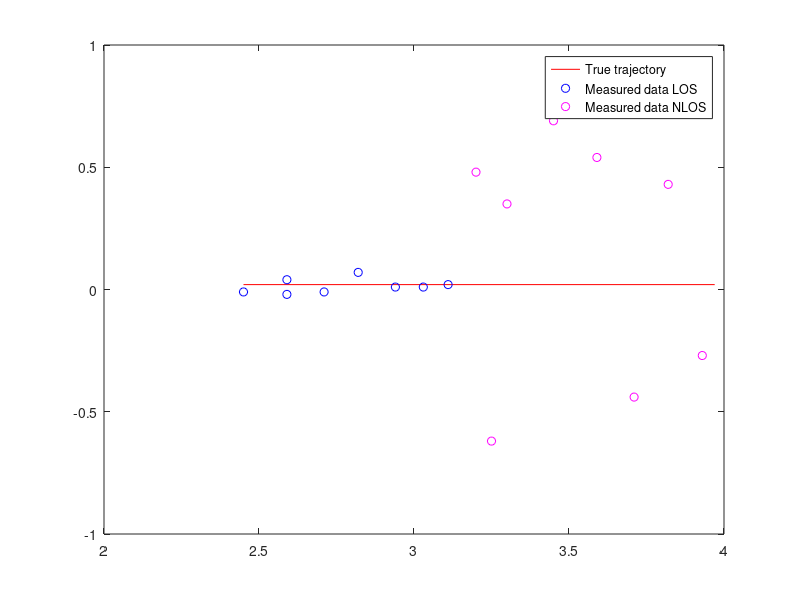
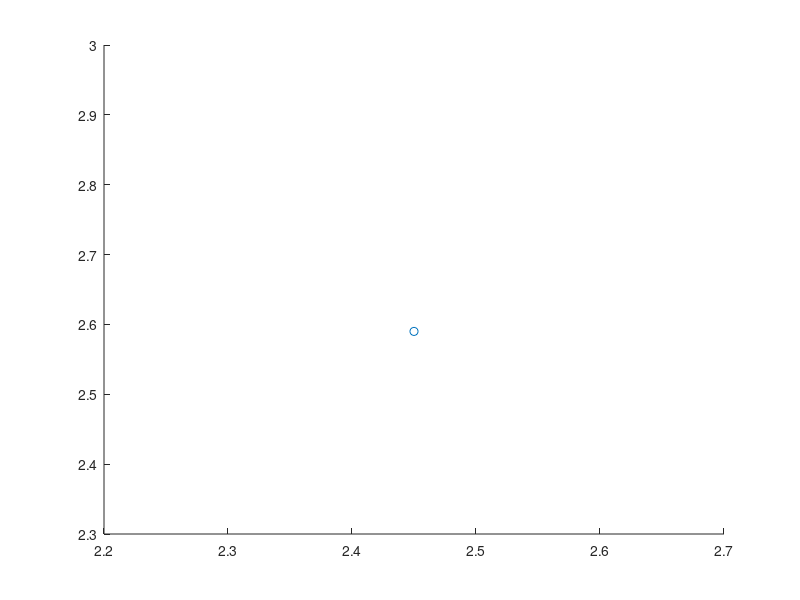

Here is the MATLAB script that generated these plots, in order: (Note: this script raises an error after producing the figures.)
clear all

%% %%%%%%%%%%%%%%%%%%%%%%%%%%%%%%%%%%%%%%%%%%%%%%%%%%%%%%%%%%%%%%%%%%%%%
%Difference between LOS and NLOS
%test 4 LOS with some NLOS data
%test 6 NLOS data (3 people blocking three anchors)
%test 3 LOS data

%fileID= fopen('test5.txt','r');
%formatSpec = '%*s %f %*s %f %*s %f %*s';
%A=fscanf(fileID,formatSpec);
xx=[2.45,3.97];
yy=[0.02,0.02];
plot(xx,yy,'r')
%x=A(1:3:length(A));
%y=A(2:3:length(A));
%a=mean(x);
%b=mean(y);
%aLOS=2.2528;
%bLOS=3.0483;
xx(8)= 3.82
yy(8)= 0.43
xx(7)= 3.71
yy(7)= -0.44
xx(1)= 3.59
yy(1)= 0.54
xx(2)= 3.45
yy(2)= 0.69
xx(3)= 3.20
yy(3)= 0.48
xx(4)= 3.25
yy(4)= -0.62
x(1)=2.45
y(1)=-0.01
x(2)=2.59
y(2)=0.04
x(3)= 3.11
y(3)= 0.02
x(4)= 3.03
y(4)= 0.01
xx(5)= 3.3
yy(5)= 0.35
x(5)= 2.59
y(5)= -0.02
x(6)= 2.94
y(6)= 0.01
x(7)= 2.82
y(7)= 0.07
x(8)= 2.71
y(8)= -0.01
xx(6)= 3.93
yy(6)= -0.27
% x(10)= 4.07
% y(10)= -0.3
% x(11)= 4.19
% y(11)= -0.19
%sigmaa = 0.00055336;
%sigmab = 0.0002645;


hold on
scatter(x,y,'b')
scatter(xx,yy,'m')
legend('True trajectory','Measured data LOS','Measured data NLOS')
%scatter(mvnrnd(a,sigmaa,200),mvnrnd(b,sigmab,200),'g')
%scatter(aLOS,bLOS,'y','filled')
%scatter(a,b,'r','filled')

hold off

%% %%%%%%%%%%%%%%%%%%%%%%%%%%%%%%%%%%%%%%%%%%%%%%%%%%%%%%%%%%%%%%%%%%%%%%%%%
%fir the data into a gaussian mixture

X = [x  y];
figure
scatter(X(:,1),X(:,2))
hold on
scatter(a,b,'r','filled')

options = statset('Display','final');
gm = fitgmdist(X,2,'Options',options);
gmPDF = @(x,y)pdf(gm,[x y]);

hold on
h = ezcontour(gmPDF,[2.1 2.4],[3 3.1]);
title('Scatter Plot and PDF Contour')
hold off



%% %%%%%%%%%%%%%%%%%%%%%%%%%%%%%%%%%%%%%%%%%%%%%%%%%%%%%%%%%%%%%%%%%%%%%%%%
% %fit normal distribution to data

pd = fitdist(x,'Normal')

x_values = 0:0.01:5;
f = pdf(pd,x_values);
figure
plot(x_values,f,'LineWidth',2)

pd = fitdist(y,'Normal')

x_values = -1:0.001:1;
f = pdf(pd,x_values);
figure
plot(x_values,f,'LineWidth',2)

%% %%%%%%%%%%%%%%%%%%%%%%%%%%%%%%%%%%%%%%%%%%%%%%%%%%%%%%%%%%%%%%%%%%%%%%%
% for i=1:1:20%floor(length(xcor)/Nb)
% %     m(i) = mean(xcor((i-1)*Nb+1:i*Nb));
% %     n(i) = mean(ycor((i-1)*Nb+1:i*Nb));
%     m(i)=mvnrnd(X_real(i),0.08,1);
%     n(i)=mvnrnd(Y_real(i),0.08,1);
%     z(1,i)=m(i);
%     z(2,i)=n(i);
%     x_est(1,1)=m(1);
%     x_est(2,1)=n(1);
%     x_est(3,1)=0.0;
%     x_est(4,1)=0.0;
%     x_fin(1)=m(1);
%     y_fin(1)=n(1);
%     formatSpec = 'x: %1.11f \ny: %1.11f \nz: 0.20000000298 \n---\n';
%     fprintf(formatSpec,m(i),n(i))
% end-
% for i=20:1:70%floor(length(xcor)/Nb)
% %     m(i) = mean(xcor((i-1)*Nb+1:i*Nb));
% %     n(i) = mean(ycor((i-1)*Nb+1:i*Nb));
%     m(i)=mvnrnd(X_real(i),0.08,1);
%     n(i)=mvnrnd(Y_real(i),0.08,1);
%     z(1,i)=m(i);
%     z(2,i)=n(i);
%     x_est(1,1)=m(1);
%     x_est(2,1)=n(1);
%     x_est(3,1)=0.0;
%     x_est(4,1)=0.0;
%     x_fin(1)=m(1);
%     y_fin(1)=n(1);
%     formatSpec = 'x: %1.11f \ny: %1.11f \nz: 0.20000000298 \n---\n';
%     fprintf(formatSpec,m(i),n(i))
% end
% for i=70:1:80%floor(length(xcor)/Nb)
% %     m(i) = mean(xcor((i-1)*Nb+1:i*Nb));
% %     n(i) = mean(ycor((i-1)*Nb+1:i*Nb));
%     m(i)=mvnrnd(X_real(i),0.08,1);
%     n(i)=mvnrnd(Y_real(i),0.08,1);
%     z(1,i)=m(i);
%     z(2,i)=n(i);
%     x_est(1,1)=m(1);
%     x_est(2,1)=n(1);
%     x_est(3,1)=0.0;
%     x_est(4,1)=0.0;
%     x_fin(1)=m(1);
%     y_fin(1)=n(1);
%     formatSpec = 'x: %1.11f \ny: %1.11f \nz: 0.20000000298 \n---\n';
%     fprintf(formatSpec,m(i),n(i))
% end
%%
clear all

sigmaa = 0.00055336;
sigmab = 0.0002645;

fileID2= fopen('test5.txt','r');
formatSpec = '%*s %f %*s %f %*s %f %*s';
B=fscanf(fileID2,formatSpec);

x=B(1:3:length(B));
y=B(2:3:length(B));
figure
hold on
x_N=0.00;
%x_P = ones(26,20);
%y_P = ones(26,20);

for i=1:1:26
    m(i)= mean(x((i-1)*12+1:i*12));
    n(i) = mean(y((i-1)*12+1:i*12));
    %x_P(i) = m(i) +  sqrt(x_N)*randn;
    %y_P(i) = n(i) + sqrt(x_N)*randn;
    
    
    scatter(mvnrnd(m(i),sigmaa,20),mvnrnd(n(i),sigmab,20),'g')
    scatter(m(i),n(i),'r','filled')
end

%figure
%scatter(x,y,'b')
%hold on
%scatter(m,n,'r','filled')

%% %%%%%%%%%%%%%%%%%%%%%%%%%%%%%%%%%%%%%%%%%%%%%%%%%%%%%%%%%%%%%%%%%%%%%%
%Particle Filter
clear all

sigmaa = 0.0015;
sigmab = 0.013;

fileID2= fopen('test5.txt','r');
formatSpec = '%*s %f %*s %f %*s %f %*s';
B=fscanf(fileID2,formatSpec);
xcor=B(1:3:length(B));
y=B(2:3:length(B));

Nb_particles=300;
x_N=0.0; %covariance matrix

%define the vector of particles
Weight=1/Nb_particles*ones(Nb_particles,1);
Final_Weight= 1/Nb_particles*ones(Nb_particles,1);
Nb=1;

for i=1:1:floor(length(xcor)/Nb)
    m(i) = xcor(i); %mean(xcor((i-1)*Nb+1:i*Nb));
    n(i) = y(i);%2*mean(y((i-1)*Nb+1:i*Nb));
end


%m(1)=3.78;
%n(1)=0;
x_est(1)=m(1);
y_est(1)=n(1);

%x_P= mvnrnd(m(1),sigmaa,Nb_particles);
%y_P= mvnrnd(n(1),sigmab,Nb_particles);

for i=1:1:floor(length(xcor)/Nb)-1
     
        X_1=[x_est(i) ; y_est(i)];
        X_2=[m(i) ; n(i)];
        
    if( my_distance(X_1, X_2, 'L2') < 0.1)
        est(i)=1;
    else
        est(i)=0;
    end
    
    x_P= mvnrnd(x_est(i),sigmaa,Nb_particles);
    y_P= mvnrnd(y_est(i),sigmab,Nb_particles);
    
%      figure
%      hold on
%      scatter(x_P,y_P,'b','filled')
%      scatter(x_est(i),y_est(i),'r','filled')
%      scatter(m,n,'y','filled')
%      hold off
    
    %We get the new estimation
    for j=1:1:Nb_particles
        %x_P(j) = x_P(j) + sqrt(x_N)*randn;
        %y_P(j) = y_P(j) + sqrt(x_N)*randn;
        %%Weight(j) = exp(-(x_P(j)-m(i+1))^2/(2*sigmaa) - (y_P(j)-n(i+1))^2/(2*sigmab));
        dist(j)=(x_P(j)-m(i+1))^2 + (y_P(j)-n(i+1))^2;
    end
    
    [~,index]=min(dist);
    
    %%if(sum(Weight)>0)
        %%Final_Weight=Weight/sum(Weight);
            %x_est(i+1)=x_P'*Final_Weight;
            %y_est(i+1)=y_P'*Final_Weight;
            %else
        
            %x_est(i+1)=2*x_est(i)-x_est(i-1);
            %y_est(i+1)=2*y_est(i)-y_est(i-1);
    %%end
    
    %%x_est(i+1)=x_P'*Final_Weight;
    %%y_est(i+1)=y_P'*Final_Weight;


                        x_est(i+1)= x_P(index);
                        y_est(i+1)= y_P(index);
%      figure
      hold on
      %scatter(x_P,y_P,'g')
      scatter(x_est(i+1),y_est(i+1),'r','filled')
      scatter(m(i+1),n(i+1),'y','filled')
      pause;
%      hold off
end
% figure
% hold on
% scatter(m,n,'b')
% scatter(x_est,y_est,'r','filled')
% %scatter(2,2)
% hold off

%% %%%%%%%%%%%%%%%%%%%%%%%%%%%%%%%%%%%%%%%%%%%%%%%%%%%%%%%%%%%%%%%%%%%%%%%
%Kalmann filter
clear all
close all

fileID2= fopen('humana2.txt','r');
formatSpec = '%*s %f %*s %f %*s %f %*s';
B=fscanf(fileID2,formatSpec);
xcor=B(1:3:length(B));
ycor=B(2:3:length(B));

%Define variables.
dt=0.2;
Nb_particles=400;
HexAccel_noise_mag=0.2;
% Ex=[dt^4/4 0 dt^3/2 0;...
%     0 dt^4/4 0 dt^3/2; ...
%     dt^3/2 0 dt^2 0; ...
%     0 dt^3/2 0 dt^2].*HexAccel_noise_mag^2;
Ex=[dt^4/4 0 dt^2/2 0;...
    0 dt^4/4 0 dt^2/2; ...
    dt^2/2 0 1 0; ...
    0 dt^2/2 0 1].*HexAccel_noise_mag^2;
P=Ex;

% x_est=[x,y,Vx,Vy]'
x_est = zeros(4, 1);
p_est = P;

j=1;
k=1;
l=1;
ii=1;
Nb=1;
bool0=1;
bool=0;
bool1=0;
bool2=0;
bool3=0;
Weight_par0=0;
Weight_par=0;
Weight_par1=0;
Weight_par2=0;
Weight_par3=0;
err0(1)=0;
err1(1)=0;
err2(1)=0;
err3(1)=0;
err4(1)=0;
err_raw(1)=0;

for i=1:1:floor(length(xcor)/Nb)
    m(i) = mean(xcor((i-1)*Nb+1:i*Nb));
    n(i) = mean(ycor((i-1)*Nb+1:i*Nb));
    z(1,i)=m(i);
    z(2,i)=n(i);
    x_est(1,1)=m(1);
    x_est(2,1)=n(1);
    x_est(3,1)=0.0;
    x_est(4,1)=0.0;
    x_fin(1)=m(1);
    y_fin(1)=n(1);
end

x_P= mvnrnd(x_fin,1,Nb_particles);
y_P= mvnrnd(y_fin,1,Nb_particles);

x_P1= mvnrnd(x_fin,1,Nb_particles);
y_P1= mvnrnd(y_fin,1,Nb_particles);

x_P2= mvnrnd(x_fin,1,Nb_particles);
y_P2= mvnrnd(y_fin,1,Nb_particles);

x_P3= mvnrnd(x_fin,1,Nb_particles);
y_P3= mvnrnd(y_fin,1,Nb_particles);

x_P4= mvnrnd(x_fin,1,Nb_particles);
y_P4= mvnrnd(y_fin,1,Nb_particles);
%test 9
% xval = 2.15;
% ymin = 1;
% ymax = 5.7;

% test human
xval = 1.95;
ymin = 1.2;
ymax = 4.5;

%test 23
% xval = 2.2;
% ymin = 1.1;
% ymax = 5.5;

%test 30
% xval = 2.25;
% ymin = 1.2;
% ymax = 4.6;

%test 22
% xval = 2.15;
% ymin = 0.6;
% ymax = 5.3;


hold on

%plot the real trajectory
xx=[xval,xval];
yy=[ymin,ymax];
%plot(xx,yy)

y_real=linspace(ymin,ymax,floor(length(xcor)/Nb));

%plot the four anchors
scatter(0,0,'s','filled')
scatter(3.75,0.05,'s','filled')
scatter(3.93,5.81,'s','filled')
scatter(0.05,5.76,'s','filled')

%plot the four people
rectangle('Position',[1.25 4.5 0.4 0.25])
rectangle('Position',[2.6 4.5 0.4 0.25])
rectangle('Position',[1.25 1 0.4 0.25])
rectangle('Position',[2.6 1 0.4 0.25])

for i=1:1:floor(length(xcor)/Nb)-1
    %kalman filter
    [x_est(:,i+1),p_est] = kalm(m(i),n(i),x_est(:,i),p_est);
    
    %real points
    X_real=[xval;y_real(i+1)];
    err_raw(i+1)=my_distance(X_real,z(:,i+1),'L2');

    %Particle filter
    if(bool0==1)
        [x_fin(i+1),y_fin(i+1),x_P,y_P] = particle_fil(x_fin(i),y_fin(i),x_est(:,i+1)...
            ,Nb_particles,m(i+1),n(i+1),x_P,y_P);

        X_F=[x_fin(i+1);y_fin(i+1)];
        
        if(my_distance(X_F,z(:,i+1),'L2')>0.9)
            Weight_par0=Weight_par0+1;
        end
        if(Weight_par0>10)
            bool0=0;
        end
        
        err0(i+1)=my_distance(X_real,X_F,'L2');
    end
    
    %Creates several particle filter
    if( i>=2 && my_distance(z(:,i-1),z(:,i),'L2')>0.25  && i<6)
        if (i==2)
            bool=1;
            x_fin1(1)=m(i);
            y_fin1(1)=n(i);
        end
        if (i==3)
            bool1=1;
            for j=1:1:i-1
                if(my_distance(z(:,j),z(:,i),'L2')<0.25)
                    bool1=0;
                    break;
                end
            end
            if(bool1==1)
                x_fin2(1)=m(i);
                y_fin2(1)=n(i);
            end
        end
        if (i==4)
            bool2=1;
            for j=1:1:i-1
                if(my_distance(z(:,j),z(:,i),'L2')<0.25)
                    bool2=0;
                    break;
                end
            end
            if(bool2==1)
                x_fin3(1)=m(i);
                y_fin3(1)=n(i);
            end
        end
        if (i==5)
            bool3=1;
            for j=1:1:i-1
                if(my_distance(z(:,j),z(:,i),'L2')<0.25)
                    bool3=0;
                    break;
                end
            end
            if(bool3==1)
                x_fin4(1)=m(i);
                y_fin4(1)=n(i);
            end
            
        end
        
    end
    
    
    if(bool==1)
        [x_fin1(j+1),y_fin1(j+1)] = particle_fil(x_fin1(j),y_fin1(j)...
            ,x_est(:,i+1),Nb_particles,m(i+1),n(i+1),x_P1,y_P1);
        X_F1=[x_fin1(j+1) y_fin1(j+1)];
        if(my_distance(X_F1,z(:,i+1),'L2')>0.7)
            Weight_par=Weight_par+1;
        end
        if(Weight_par>10)
            bool=0;
        end
                
        err1(j+1)=  my_distance(X_real,X_F1,'L2');
        j=j+1;
    end
    
    if(bool1==1)
        [x_fin2(k+1),y_fin2(k+1)] = particle_fil(x_fin2(k),y_fin2(k)...
            ,x_est(:,i+1),Nb_particles,m(i+1),n(i+1),x_P2,y_P2);
        X_F2=[x_fin2(k);y_fin2(k)];
        
        if(my_distance(X_F2,z(:,i),'L2')>0.7)
            Weight_par1=Weight_par1+1;
        end
        
        if(Weight_par1>10)
            bool1=0;
        end
        
        err2(k+1)=  my_distance(X_real,X_F2,'L2');
        
        k=k+1;
    end
    
    if(bool2==1)
        [x_fin3(l+1),y_fin3(l+1)] = particle_fil(x_fin3(l),y_fin3(l)...
            ,x_est(:,i+1),Nb_particles,m(i+1),n(i+1),x_P3,y_P3);
        X_F3=[x_fin3(l+1);y_fin3(l+1)];
        
        if(my_distance(X_F3,z(:,i+1),'L2')>0.7)
            Weight_par2=Weight_par2+1;
        end
        
        if(Weight_par2>10)
            bool2=0;
        end
        
        err3(l+1)=  my_distance(X_real,X_F3,'L2');
        l=l+1;

    end
    
    if(bool3==1)
        [x_fin4(ii+1),y_fin4(ii+1)] = particle_fil(x_fin4(ii),y_fin4(ii)...
            ,x_est(:,i+1),Nb_particles,m(i+1),n(i+1),x_P4,y_P4);
        X_F4=[x_fin4(ii+1);y_fin4(ii+1)];
        
        if(my_distance(X_F4,z(:,i+1),'L2')>0.7)
            Weight_par3=Weight_par3+1;
        end
        
        if(Weight_par3>10)
            bool3=0;
        end
        
        
        err4(ii+1)=  my_distance(X_real,X_F4,'L2');
        ii=ii+1;
    end
    
    
    scatter(xval,y_real(i),'g','filled')
    %scatter(x_est(1,i),x_est(2,i),'r','filled')
    scatter(m(i),n(i),'y','filled')
    
    
    if(bool0==1)
        scatter(x_fin(i),y_fin(i),'b','filled')
    end
    if(bool==1)
        %scatter(x_fin1(j-1),y_fin1(j-1),'g','filled')
    end
    if(bool1==1)
        %scatter(x_fin2(k-1),y_fin2(k-1),'c','filled')
    end
    if(bool2==1)
        %scatter(x_fin3(l-1),y_fin3(l-1),'k','filled')
    end
    if(bool3==1)
        %scatter(x_fin4(ii-1),y_fin4(ii-1),'m','filled')
    end
    pause;
    %legend('True trajectory','Measured data','particle filter 1','particle filter 2');

end



%% %%%%%%%%%%%%%%%%%%%%%%%%%%%%%%%%%%%%%%%%%%%%%%%%%%%%%%%%%%%%%%%%%%%%%%%

clear all
close all



fileID2= fopen('test10.txt','r');
formatSpec = '%*s %f %*s %f %*s %f %*s';
B=fscanf(fileID2,formatSpec);
xcor=B(1:3:length(B));
ycor=B(2:3:length(B));
xcor=mean(xcor);
ycor=mean(ycor);

fileID2= fopen('test11.txt','r');
formatSpec = '%*s %f %*s %f %*s %f %*s';
B=fscanf(fileID2,formatSpec);
xcor1=B(1:3:length(B));
ycor1=B(2:3:length(B));
xcor1=mean(xcor1);
ycor1=mean(ycor1);
xcor = [xcor;xcor1];
ycor = [ycor;ycor1];

fileID2= fopen('test12.txt','r');
formatSpec = '%*s %f %*s %f %*s %f %*s';
B=fscanf(fileID2,formatSpec);
xcor1=B(1:3:length(B));
ycor1=B(2:3:length(B));
xcor1=mean(xcor1);
ycor1=mean(ycor1);
xcor = [xcor;xcor1];
ycor = [ycor;ycor1];

fileID2= fopen('test13.txt','r');
formatSpec = '%*s %f %*s %f %*s %f %*s';
B=fscanf(fileID2,formatSpec);
xcor1=B(1:3:length(B));
ycor1=B(2:3:length(B));
xcor1=mean(xcor1);
ycor1=mean(ycor1);
xcor = [xcor;xcor1];
ycor = [ycor;ycor1];

fileID2= fopen('test14.txt','r');
formatSpec = '%*s %f %*s %f %*s %f %*s';
B=fscanf(fileID2,formatSpec);
xcor1=B(1:3:length(B));
ycor1=B(2:3:length(B));
xcor1=mean(xcor1);
ycor1=mean(ycor1);
xcor = [xcor;xcor1];
ycor = [ycor;ycor1];

fileID2= fopen('test15.txt','r');
formatSpec = '%*s %f %*s %f %*s %f %*s';
B=fscanf(fileID2,formatSpec);
xcor1=B(1:3:length(B));
ycor1=B(2:3:length(B));
xcor1=mean(xcor1);
ycor1=mean(ycor1);
xcor = [xcor;xcor1];
ycor = [ycor;ycor1];

fileID2= fopen('test16.txt','r');
formatSpec = '%*s %f %*s %f %*s %f %*s';
B=fscanf(fileID2,formatSpec);
xcor1=B(1:3:length(B));
ycor1=B(2:3:length(B));
xcor1=mean(xcor1);
ycor1=mean(ycor1);
xcor = [xcor;xcor1];
ycor = [ycor;ycor1];

fileID2= fopen('test17.txt','r');
formatSpec = '%*s %f %*s %f %*s %f %*s';
B=fscanf(fileID2,formatSpec);
xcor1=B(1:3:length(B));
ycor1=B(2:3:length(B));
xcor1=mean(xcor1);
ycor1=mean(ycor1);
xcor = [xcor;xcor1];
ycor = [ycor;ycor1];

fileID2= fopen('test18.txt','r');
formatSpec = '%*s %f %*s %f %*s %f %*s';
B=fscanf(fileID2,formatSpec);
xcor1=B(1:3:length(B));
ycor1=B(2:3:length(B));
xcor1=mean(xcor1);
ycor1=mean(ycor1);
xcor = [xcor;xcor1];
ycor = [ycor;ycor1];

fileID2= fopen('test19.txt','r');
formatSpec = '%*s %f %*s %f %*s %f %*s';
B=fscanf(fileID2,formatSpec);
xcor1=B(1:3:length(B));
ycor1=B(2:3:length(B));
xcor1=mean(xcor1);
ycor1=mean(ycor1);
xcor = [xcor;xcor1];
ycor = [ycor;ycor1];

fileID2= fopen('test20.txt','r');
formatSpec = '%*s %f %*s %f %*s %f %*s';
B=fscanf(fileID2,formatSpec);
xcor1=B(1:3:length(B));
ycor1=B(2:3:length(B));
xcor1=mean(xcor1);
ycor1=mean(ycor1);
xcor = [xcor;xcor1];
ycor = [ycor;ycor1];

%Define variables.
dt=0.2;
HexAccel_noise_mag= 0.15;
Nb_particles=200;
u=0.00; %acceleration magnitude
% Initialize state transition matrix
A=[ 1 0 1 0;...     % [x  ]
    0 1 0 1;...     % [y]
    0 0 1 0;...     % [Vx  ]
    0 0 0 1 ];     % [Vy]
B=[(dt^2/2); (dt^2/2); dt; dt];
C=[1 0 0 0; 0 1 0 0];
Ez=[1 0; 0 1];
% Ex=[dt^4/4 0 dt^3/2 0;...
%     0 dt^4/4 0 dt^3/2; ...
%     dt^3/2 0 dt^2 0; ...
%     0 dt^3/2 0 dt^2].*HexAccel_noise_mag^2;
Ex=[dt^4/4 0 dt^2/2 0;...
    0 dt^4/4 0 dt^2/2; ...
    dt^2/2 0 1 0; ...
    0 dt^2/2 0 1].*HexAccel_noise_mag^2;
P=Ex;


    x_est = zeros(4, 1);             % x_est=[x,y,Vx,Vy]'
    p_est = P;


Nb=1;

for i=1:1:floor(length(xcor)/Nb)
    m(i) = mean(xcor((i-1)*Nb+1:i*Nb));
    n(i) = mean(ycor((i-1)*Nb+1:i*Nb));
    z(1,i)=m(i);
    z(2,i)=n(i);
    x_est(1,1)=m(1);
    x_est(2,1)=n(1);
    x_est(3,1)=0.1;
    x_est(4,1)=0.1;
    x_fin(1)=m(1);
    y_fin=n(1);
end

%test 23
xval = 2.2;
ymin = 1.15;
ymax = 4.5;

hold on

%plot the real trajectory
xx=[xval,xval];
yy=[ymin,ymax];
plot(xx,yy)

%plot the four anchors
scatter(0,0,'s','filled')
scatter(3.75,0.05,'s','filled')
scatter(3.93,5.81,'s','filled')
scatter(0.05,5.76,'s','filled')

%plot the four people 
rectangle('Position',[1.25 4.5 0.4 0.25])
rectangle('Position',[2.6 4.5 0.4 0.25])
rectangle('Position',[1.25 1 0.4 0.25])
rectangle('Position',[2.6 1 0.4 0.25])


for i=1:1:floor(length(xcor)/Nb)-1
    % Predicted state and covariance
    x_prd(:,i) = A * x_est(:,i) + B*u;
    p_prd = A * p_est * A' + Ex;
    % Kalman gain
    K = p_prd*C'*inv(C*p_prd*C'+Ez);

    % Estimated state and covariance
    x_est(:,i+1) = x_prd(:,i) + K * (z(:,i+1) - C * x_prd(:,i));
    p_est = p_prd - K * C * p_prd;
    % Compute the estimated measurements
    y(:,i) = C * x_est(:,i);
    
    x_P= mvnrnd(x_fin(i),0.1*abs(x_est(3,i)),Nb_particles);
    y_P= mvnrnd(y_fin(i),0.1*abs(x_est(4,i)),Nb_particles);
    
%     x_P= mvnrnd(z(1,i),0.0017,Nb_particles);
%     y_P= mvnrnd(z(2,i),0.013,Nb_particles);
%     
        for j=1:1:Nb_particles

        %Weight(j) = exp(-(x_P(j)-y(1,i))^2/(2*0.0017^2) - (y_P(j)-y(2,i))^2/(2*0.013^2));
        dist(j)=(x_P(j)-m(i+1))^2 + (y_P(j)-n(i+1))^2;
        end
        
        [~,index]=min(dist);
        
        %if(sum(Weight)>0)
        %Final_Weight=Weight/sum(Weight);
        %end
        x_fin(i+1)= x_P(index);
        y_fin(i+1)= y_P(index);

      % scatter(x_fin,y_fin,'g','filled')
      %scatter(x_P,y_P,'g')
      scatter(y(1,i),y(2,i),'r','filled')
      scatter(m(i),n(i),'y','filled')
      scatter(x_fin(i),y_fin(i),'b','filled')
      %pause;
end

% figure
% hold on
% scatter(m,n,'b')
% scatter(y(1,:),y(2,:),'r','filled')
% scatter(x_fin,y_fin,'g','filled')
% hold off

%% %%%%%%%%%%%%%%%%%%%%%%%%%%%%%%%%%%%%%%%%%%%%%%%%%%%%%%%%%%%%%%%%%%
%Kalmann filter
clear all
close all

fileID2= fopen('human12.txt','r');
formatSpec = '%*s %f %*s %f %*s %f %*s';
B=fscanf(fileID2,formatSpec);
xcor=B(1:3:length(B));
ycor=B(2:3:length(B));

%Define variables.
dt=0.2;
Nb_particles=50;
HexAccel_noise_mag=0.15;
% Ex=[dt^4/4 0 dt^3/2 0;...
%     0 dt^4/4 0 dt^3/2; ...
%     dt^3/2 0 dt^2 0; ...
%     0 dt^3/2 0 dt^2].*HexAccel_noise_mag^2;
Ex=[dt^4/4 0 dt^2/2 0;...
    0 dt^4/4 0 dt^2/2; ...
    dt^2/2 0 1 0; ...
    0 dt^2/2 0 1].*HexAccel_noise_mag^2;
P=Ex;

% x_est=[x,y,Vx,Vy]'
x_est = zeros(4, 1);

for j=1:Nb_particles
    p_est(:,:,j) = P;
end
  
j=1;
speed = zeros(2,Nb_particles);
Nb=1;
bool0=1;

Weight_par0=0;

err0(1)=0;


for i=1:1:floor(length(xcor)/Nb)
    m(i) = mean(xcor((i-1)*Nb+1:i*Nb));
    n(i) = mean(ycor((i-1)*Nb+1:i*Nb));
    z(1,i)=m(i);
    z(2,i)=n(i);
    x_est(1,1)=m(1);
    x_est(2,1)=n(1);
    x_est(3,1)=0.0;
    x_est(4,1)=0.0;

end

x_P= mvnrnd(m(1),0.1,Nb_particles);
y_P= mvnrnd(n(1),0.1,Nb_particles);
x_fin(1)=mean(x_P);
y_fin(1)=mean(y_P);
%test 9
% xval = 2.15;
% ymin = 1;
% ymax = 5.7;

% test human
xval = 1.95;
ymin = 1.2;
ymax = 4.3;

%test 23
% xval = 2.2;
% ymin = 1.1;
% ymax = 5.5;

%test 30
% xval = 2.25;
% ymin = 1.2;
% ymax = 4.6;

%test 22
% xval = 2.15;
% ymin = 0.6;
% ymax = 5.3;


 figure
 hold on

%plot the real trajectory
xx=[xval,xval];
yy=[ymin,ymax];
%plot(xx,yy)

y_real=linspace(ymin,ymax,floor(length(xcor)/Nb));

%plot the four anchors
scatter(0,0,'s','filled')
scatter(3.75,0.05,'s','filled')
scatter(3.93,5.81,'s','filled')
scatter(0.05,5.76,'s','filled')

%plot the four people
rectangle('Position',[1.25 4.5 0.4 0.25])
rectangle('Position',[2.6 4.5 0.4 0.25])
rectangle('Position',[1.25 1 0.4 0.25])
rectangle('Position',[2.6 1 0.4 0.25])

for i=1:1:floor(length(xcor)/Nb)-1
    %kalman filter
    %[x_est(:,i+1),p_est] = kalm(m(i),n(i),x_est(:,i),p_est);
    
    %real points
    X_real=[xval;y_real(i+1)];
    err_raw(i+1)=my_distance(X_real,z(:,i+1),'L2');
    
    %Particle filter
    [x_fin(i+1),y_fin(i+1),x_P,y_P,p_est,speed] = particle_fil(x_fin(i),y_fin(i),p_est...
        ,Nb_particles,m(i+1),n(i+1),x_P,y_P,speed);
    
    X_F=[x_fin(i+1);y_fin(i+1)];
    
    err0(i+1)=my_distance(X_real,X_F,'L2');
    
    
    %scatter(xval,y_real(i),'g','filled')
    %scatter(x_est(1,i),x_est(2,i),'r','filled')
    scatter(m(i),n(i),'y','filled')
    scatter(x_fin(i),y_fin(i),'b','filled', 'handlevisibility', 'off')
    

    pause;
    %clf;
    %legend('True trajectory','Measured data','particle filter 1','particle filter 2');

end
%%

%Kalmann filter
clear all


fileID2= fopen('Alessio1.txt','r');
formatSpec = '%*s %f %*s %f %*s %f %*s';
B=fscanf(fileID2,formatSpec);
xcor=B(1:3:length(B));
ycor=B(2:3:length(B));

%Define variables.
dt=0.2;
Nb_particles=1500;
HexAccel_noise_mag=0.25;
Ex=[dt^4/4 0 dt^2/2 0;...
    0 dt^4/4 0 dt^2/2; ...
    dt^2/2 0 1 0; ...
    0 dt^2/2 0 1].*HexAccel_noise_mag^2;
P=Ex;

x_est = zeros(4, 1);
p_est = P;
err0(1)=0;
err1(1)=0;
figure
hold on
[X_real,Y_real]=draw_map();


for i=1:1:floor(length(xcor))
    m(i)=xcor(i);
    n(i)=ycor(i);
    z(1,i)=m(i);
    z(2,i)=n(i);
    x_est(1,1)=m(1);
    x_est(2,1)=n(1);
    x_est(3,1)=0.0;
    x_est(4,1)=0.0;
    x_fin(1)=m(1);
    y_fin(1)=n(1);
end

x_P= mvnrnd(x_fin,1,Nb_particles);
y_P= mvnrnd(y_fin,1,Nb_particles);


for i=1:1:79
    %kalman filter
    [x_est(:,i+1),p_est] = kalman(m(i+1),n(i+1),x_est(:,i),p_est);
    
    %real points
    X_=[X_real(i+1);Y_real(i+1)];
    err_raw(i+1)=my_distance(X_,z(:,i+1),'L2');
    err1(i+1)=my_distance(X_,[x_est(1,i+1);x_est(2,i+1)],'L2');
    
    %Particle filter
    [x_fin(i+1),y_fin(i+1),x_P,y_P] = particle_filter(x_fin(i),y_fin(i),x_est(:,i+1)...
        ,Nb_particles,m(i+1),n(i+1),x_P,y_P);
    
    X_F=[x_fin(i+1);y_fin(i+1)];
    
    err0(i+1)=my_distance(X_,X_F,'L2');
    
    
    scatter(X_real(i),Y_real(i),'g','filled', 'handlevisibility', 'on')
    %scatter(x_est(1,i),x_est(2,i),'r','filled')
    scatter(m(i),n(i),'y','filled', 'handlevisibility', 'on')
    scatter(x_fin(i),y_fin(i),'b','filled', 'handlevisibility', 'on')
    plot([x_fin(i) X_real(i)],[y_fin(i) Y_real(i)],'b','LineWidth',1,'handlevisibility','off')

    legend('Particles','real trajectory','measurement point','Bigest Cluster estimation');
    pause
    cla

end



%%
%Kalmann filter
clear all
figure

fileID2= fopen('humana8.txt','r');
formatSpec = '%*s %f %*s %f %*s %f %*s';
B=fscanf(fileID2,formatSpec);
xcor=B(1:3:length(B));
ycor=B(2:3:length(B));

%Define variables.
dt=0.2;
Nb_particles=150;
HexAccel_noise_mag=0.2;
% Ex=[dt^4/4 0 dt^3/2 0;...
%     0 dt^4/4 0 dt^3/2; ...
%     dt^3/2 0 dt^2 0; ...
%     0 dt^3/2 0 dt^2].*HexAccel_noise_mag^2;
Ex=[dt^4/4 0 dt^2/2 0;...
    0 dt^4/4 0 dt^2/2; ...
    dt^2/2 0 1 0; ...
    0 dt^2/2 0 1].*HexAccel_noise_mag^2;
P=Ex;

x_est = zeros(4, 1);

for j=1:Nb_particles
    p_est(:,:,j) = P;
end

speed = zeros(2,Nb_particles);

err0(1)=0;

[X_real,Y_real]=draw_map(length(xcor));

for i=1:1:floor(length(xcor))
    m(i)=xcor(i);
    n(i)=ycor(i);
    z(1,i)=m(i);
    z(2,i)=n(i);
    %x_fin(1)=m(1);
    %y_fin(1)=n(1);
end


x_P= mvnrnd(m(1),0.5,Nb_particles);
y_P= mvnrnd(n(1),0.5,Nb_particles);
x_fin(1)=mean(x_P);
y_fin(1)=mean(y_P);

for i=1:1:length(xcor)-1
    
    %real points
    X_=[X_real(i+1);Y_real(i+1)];
    err_raw(i+1)=my_distance(X_,z(:,i+1),'L2');
    
    %Particle filter
    [x_fin(i+1),y_fin(i+1),x_P,y_P,p_est,speed] = particle_fil(p_est...
        ,Nb_particles,m(i+1),n(i+1),x_P,y_P,speed);
    
    X_F=[x_fin(i+1);y_fin( i+1)];
    
    err0(i+1)=my_distance(X_,X_F,'L2');
    
    
    %scatter(X_real(i),Y_real(i),'g','filled', 'handlevisibility', 'on')
    scatter(m(i),n(i),'r','filled', 'handlevisibility', 'off')
    scatter(x_fin(i),y_fin(i),'b','filled', 'handlevisibility', 'off')
    plot([x_fin(i) X_real(i)],[y_fin(i) Y_real(i)],'b','LineWidth',1,'handlevisibility','off')
    %plot([m(i) X_real(i)],[n(i) Y_real(i)],'r','LineWidth',1,'handlevisibility','on')
    drawnow
    pause(0.25)
    cla
    
    %legend('True trajectory','Measured data','particle filter 1','particle filter 2');
    
end
mean(err_raw)
mean(err0)

%%
%Kalmann filter
clear all
figure

class=2;
fileID2= fopen('alessiokio2.txt','r');
formatSpec = '%*s %f %*s %f %*s %f %*s';
B=fscanf(fileID2,formatSpec);
xcor=B(1:6:length(B));
ycor=B(2:6:length(B));
ori = B(3:6:length(B));

if(class==2)
    xcor1=B(4:6:length(B));
    ycor1=B(5:6:length(B));
end

%Define variables.
dt=0.2;
Nb_particles=150;
HexAccel_noise_mag=0.2;
% Ex=[dt^4/4 0 dt^3/2 0;...
%     0 dt^4/4 0 dt^3/2; ...
%     dt^3/2 0 dt^2 0; ...
%     0 dt^3/2 0 dt^2].*HexAccel_noise_mag^2;
Ex=[dt^4/4 0 dt^2/2 0;...
    0 dt^4/4 0 dt^2/2; ...
    dt^2/2 0 1 0; ...
    0 dt^2/2 0 1].*HexAccel_noise_mag^2;
P=Ex;

x_est = zeros(4, 1);

for j=1:Nb_particles
    p_est(:,:,j) = P;
end

speed = zeros(2,Nb_particles);

err0(1)=0;

[X_real,Y_real]=draw_map();

for i=1:1:floor(length(xcor))
    m(1,i)=xcor(i);
    n(1,i)=ycor(i);
    if(class==2)
        m(2,i)=xcor1(i);
        n(2,i)=ycor1(i);
    end
    z(1,i)=m(1,i);
    z(2,i)=n(1,i);
    z1(1,i)=m(2,i);
    z1(2,i)=m(2,i);
    %x_fin(1)=m(1);
    %y_fin(1)=n(1);
end


x_P= mvnrnd(0.5*(m(1,1)+m(2,1)),0.5,Nb_particles);
y_P= mvnrnd(0.5*(n(1,1)+n(2,1)),0.5,Nb_particles);
x_fin(1)=mean(x_P);
y_fin(1)=mean(y_P);

for i=1:1:length(xcor)-1
    
    %real points
    %X_=[X_real(i+1);Y_real(i+1)];
    %err_raw(i+1)=my_distance(X_,z(:,i+1),'L2');
    
%     dist_meas=my_distance(z(:,i+1),z1(:,i+1),'L2');
%     if(dist_meas>1.5)
%         dist_meas = my_distance(z(:,i+1),z(:,i),'L2');
%         dist_meas1= my_distance(z1(:,i+1),z(:,i),'L2');
%         if(dist_meas>dist_meas1)
%             m(1,i+1)=m(2,i+1);
%             n(1,i+1)=n(2,i+1);
%         else
%             m(2,i+1)=m(1,i+1);
%             n(2,i+1)=n(1,i+1);            
%         end
%     end
    
    %Particle filter
    [x_fin(i+1),y_fin(i+1),x_P,y_P,p_est,speed] = particle_fil_d(class,p_est...
        ,Nb_particles,m(:,i+1),n(:,i+1),x_P,y_P,speed);
      
    %X_F=[x_fin(i+1);y_fin( i+1)];
    
    %err0(i+1)=my_distance(X_,X_F,'L2');
    
    
    %scatter(X_real(i),Y_real(i),'g','filled', 'handlevisibility', 'on')
    scatter(m(1,i),n(1,i),'r','filled', 'handlevisibility', 'on')
    scatter(m(2,i),n(2,i),'r','filled', 'handlevisibility', 'on')
    quiver(x_fin(i),y_fin(i),cos(ori(i)-pi/2),sin(ori(i)-pi/2),'b','filled','handlevisibility','on')
    scatter(x_fin(i),y_fin(i),'b','filled', 'handlevisibility', 'off')
    %plot([x_fin(i) X_real(i)],[y_fin(i) Y_real(i)],'b','LineWidth',1,'handlevisibility','off')
    %plot([m(i) X_real(i)],[n(i) Y_real(i)],'r','LineWidth',1,'handlevisibility','on')
    drawnow
    pause(0.25)
    cla
    
    %legend('True trajectory','Measured data','particle filter 1','particle filter 2');
    
end
%%
%Kalmann filter
clear all
figure

fileID2= fopen('tagontag6.txt','r');
formatSpec = '%*s %f %*s %f %*s %f %*s';
B=fscanf(fileID2,formatSpec);
xcor=B(1:6:length(B));
ycor=B(2:6:length(B));
xcor1=B(5:6:length(B));
ycor1=B(5:6:length(B));

%Define variables.
dt=0.2;
Nb_particles=150;
HexAccel_noise_mag=0.2;
% Ex=[dt^4/4 0 dt^3/2 0;...
%     0 dt^4/4 0 dt^3/2; ...
%     dt^3/2 0 dt^2 0; ...
%     0 dt^3/2 0 dt^2].*HexAccel_noise_mag^2;
Ex=[dt^4/4 0 dt^2/2 0;...
    0 dt^4/4 0 dt^2/2; ...
    dt^2/2 0 1 0; ...
    0 dt^2/2 0 1].*HexAccel_noise_mag^2;
P=Ex;

x_est = zeros(4, 1);
x_est1 = zeros(4, 1);

for j=1:Nb_particles
    p_est(:,:,j) = P;
    p_est1(:,:,j) = P;
end

speed = zeros(2,Nb_particles);
speed1= zeros(2,Nb_particles);
err0(1)=0;

[X_real,Y_real]=draw_map();

for i=1:1:floor(length(xcor))
    m(i)=xcor(i);
    n(i)=ycor(i);
    m1(i)=xcor1(i);
    n1(i)=ycor1(i);
    z(1,i)=m(i);
    z(2,i)=n(i);
    %x_fin(1)=m(1);
    %y_fin(1)=n(1);
end


x_P= mvnrnd(m(1),0.5,Nb_particles);
y_P= mvnrnd(n(1),0.5,Nb_particles);
x_fin(1)=mean(x_P);
y_fin(1)=mean(y_P);

x_P1= mvnrnd(m1(1),0.5,Nb_particles);
y_P1= mvnrnd(n1(1),0.5,Nb_particles);
x_fin1(1)=mean(x_P1);
y_fin1(1)=mean(y_P1);

for i=1:1:length(xcor)
    
    %real points
    %X_=[X_real(i+1);Y_real(i+1)];
    %err_raw(i+1)=my_distance(X_,z(:,i+1),'L2');
    
    %Particle filter
    [x_fin(i+1),y_fin(i+1),x_P,y_P,p_est,speed] = particle_fil(p_est...
        ,Nb_particles,m(i+1),n(i+1),x_P,y_P,speed);
    
    [x_fin1(i+1),y_fin1(i+1),x_P1,y_P1,p_est1,speed1] = particle_fil(p_est1...
        ,Nb_particles,m1(i+1),n1(i+1),x_P1,y_P1,speed1);
    
    %X_F=[x_fin(i+1);y_fin( i+1)];
    
    %err0(i+1)=my_distance(X_,X_F,'L2');
    
    
    %scatter(X_real(i),Y_real(i),'g','filled', 'handlevisibility', 'on')
    scatter(m(i),n(i),'r','filled', 'handlevisibility', 'on')
    scatter(x_fin(i),y_fin(i),'b','filled', 'handlevisibility', 'off')
    scatter(x_fin1(i),y_fin1(i),'m','filled', 'handlevisibility', 'off')
    %plot([x_fin(i) X_real(i)],[y_fin(i) Y_real(i)],'b','LineWidth',1,'handlevisibility','off')
    %plot([m(i) X_real(i)],[n(i) Y_real(i)],'r','LineWidth',1,'handlevisibility','on')
    drawnow
    pause(0.25)
    cla
    
    %legend('True trajectory','Measured data','particle filter 1','particle filter 2');
    
end




